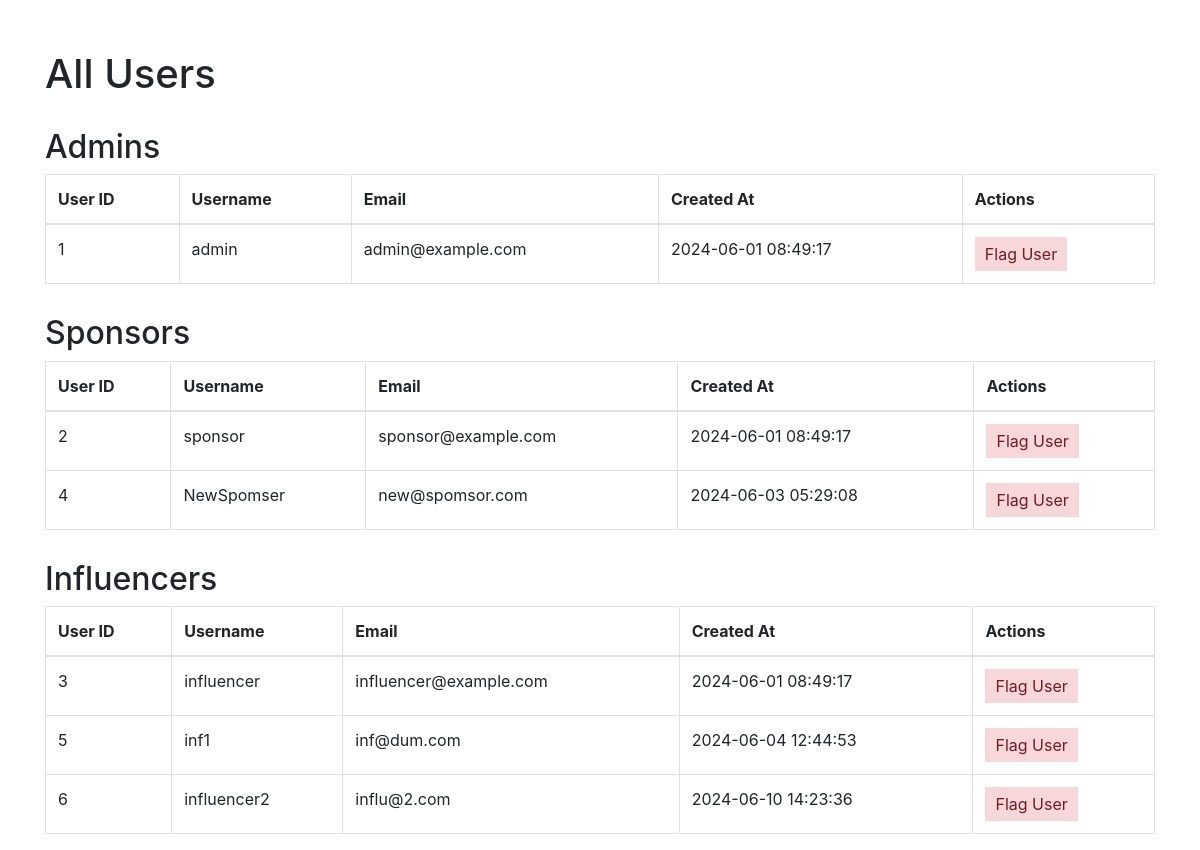
The page /admin/allusers (signed in) on the database its author committed.
### models.py (models this page shows)
class User(db.Model):
    __tablename__ = "users"
    user_id = db.Column(db.Integer, primary_key=True, autoincrement=True)
    username = db.Column(db.String(255), unique=True, nullable=False)
    password = db.Column(db.String(255), nullable=False)
    email = db.Column(db.String(255), unique=True, nullable=False)
    role = db.Column(db.Enum("admin", "sponsor", "influencer"), nullable=False)
    created_at = db.Column(db.TIMESTAMP, default=db.func.current_timestamp())
    sponsors = db.relationship("Sponsor", backref="user", lazy=True)
    influencers = db.relationship("Influencer", backref="user", lazy=True)
    user_flags = db.relationship(
        "UserFlag", foreign_keys="UserFlag.flagged_by", backref="flagger", lazy=True
    )
    flagged_by_user_flags = db.relationship(
        "UserFlag", foreign_keys="UserFlag.user_id", backref="flagged_user", lazy=True
    )
    campaign_flags = db.relationship(
        "CampaignFlag",
        foreign_keys="CampaignFlag.flagged_by",
        backref="flagger",
        lazy=True,
    )
    def to_dict(self):
        return {c.name: getattr(self, c.name) for c in self.__table__.columns}

### admin.py (the view)
@admin.route("/allusers")
def all_users():
    if "user_name" in session and "role" in session:
        if session["role"] == "admin":
            data = dict()
            data["admin"] = [
                user.to_dict() for user in User.query.filter_by(role="admin").all()
            ]
            data["sponsor"] = [
                user.to_dict() for user in User.query.filter_by(role="sponsor").all()
            ]
            data["influencer"] = [
                user.to_dict() for user in User.query.filter_by(role="influencer").all()
            ]
            return render_template("admin_allusers.html", data=data)
    flash("Please Login !", "faliled")
    return redirect(url_for("home"))

### app.py (called while the page is built)
@app.before_request
def create_tables():
    init_db(app)

### models.py (called while the page is built, shortened)
def init_db(app):
    with app.app_context():
        db.create_all()

### templates/admin_allusers.html (shortened to what this page needs)
<!DOCTYPE html>
<html lang="en">
<head>
    <link rel="stylesheet" href="https://stackpath.bootstrapcdn.com/bootstrap/4.3.1/css/bootstrap.min.css">
</head>
<body>
    <div class="container">
        <h1>All Users</h1>
        <h2>Admins</h2>
        <table class="table table-bordered">
            <thead>
                <tr>
                    <th>User ID</th>
                    <th>Username</th>
                    <th>Email</th>
                    <th>Created At</th>
                    <th>Actions</th>
                </tr>
            </thead>
            <tbody>
                {% for admin in data.admin %}
                <tr>
                    <td>{{ admin.user_id }}</td>
                    <td>{{ admin.username }}</td>
                    <td>{{ admin.email }}</td>
                    <td>{{ admin.created_at }}</td>
                    <td><button class="flag-button" onclick="flagUser('{{ admin.user_id }}')">Flag User</button></td>
                </tr>
                {% endfor %}
            </tbody>
        </table>
        <h2>Sponsors</h2>
        <table class="table table-bordered">
            <thead>
                <tr>
                    <th>User ID</th>
                    <th>Username</th>
                    <th>Email</th>
                    <th>Created At</th>
                    <th>Actions</th>
                </tr>
            </thead>
            <tbody>
                {% for sponsor in data.sponsor %}
                <tr>
                    <td>{{ sponsor.user_id }}</td>
                    <td>{{ sponsor.username }}</td>
                    <td>{{ sponsor.email }}</td>
                    <td>{{ sponsor.created_at }}</td>
                    <td><button class="flag-button" onclick="flagUser('{{ sponsor.user_id }}')">Flag User</button></td>
                </tr>
                {% endfor %}
            </tbody>
        </table>
        <h2>Influencers</h2>
        <table class="table table-bordered">
            <thead>
                <tr>
                    <th>User ID</th>
                    <th>Username</th>
                    <th>Email</th>
                    <th>Created At</th>
                    <th>Actions</th>
                </tr>
            </thead>
            <tbody>
                {% for influencer in data.influencer %}
                <tr>
                    <td>{{ influencer.user_id }}</td>
                    <td>{{ influencer.username }}</td>
                    <td>{{ influencer.email }}</td>
                    <td>{{ influencer.created_at }}</td>
                    <td><button class="flag-button" onclick="flagUser('{{ influencer.user_id }}')">Flag User</button></td>
                </tr>
                {% endfor %}
            </tbody>
        </table>
    </div>
</body>
</html>

### templates/admin_allusers.html (style rules this page uses)
.container { margin-top: 50px; }
h2 { margin-top: 30px; }
.flag-button { background-color: #f8d7da; color: #721c24; border: none; padding: 5px 10px; cursor: pointer; }

### rows shown on the page
User: user_id "1", username "admin", email "admin@example.com", created_at "2024-06-01 08:49:17"
User: user_id "2", username "sponsor", email "sponsor@example.com", created_at "2024-06-01 08:49:17"
User: user_id "4", username "NewSpomser", email "new@spomsor.com", created_at "2024-06-03 05:29:08"
User: user_id "3", username "influencer", email "influencer@example.com", created_at "2024-06-01 08:49:17"
User: user_id "5", username "inf1", email "inf@dum.com", created_at "2024-06-04 12:44:53"
User: user_id "6", username "influencer2", email "influ@2.com", created_at "2024-06-10 14:23:36"
